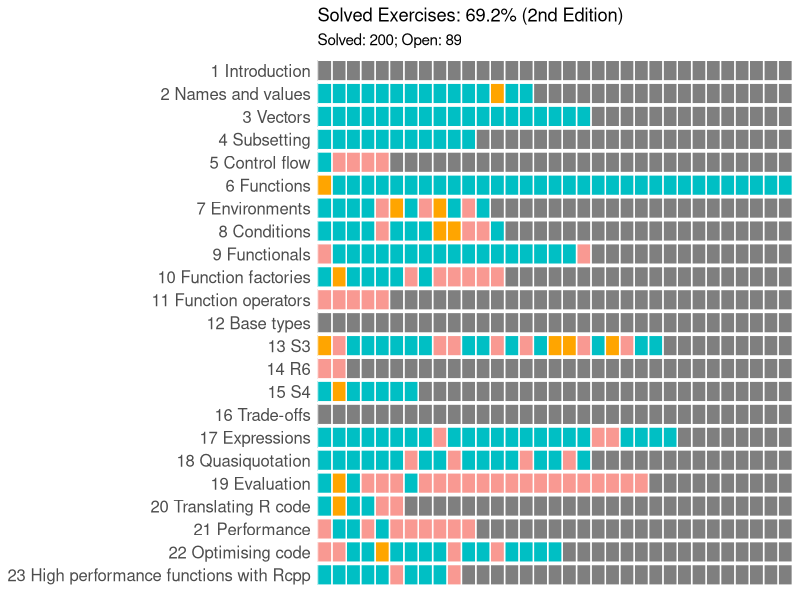

The R script that drew this image: (Note: this script raises an error after producing the figure.)
## ---- chunk 1
knitr::opts_chunk$set(collapse = TRUE)  
## ---- chunk 2
library(dplyr)
library(tidyr)
library(ggplot2)
library(forcats)
library(methods)

df_new <- tibble::tribble(~ `1 Introduction`, ~ `2 Names and values`, ~ `3 Vectors`, ~ `4 Subsetting`, ~ `5 Control flow`, ~ `6 Functions`, ~ `7 Environments`, ~ `8 Conditions`, ~ `9 Functionals`, ~ `10 Function factories`,  ~ `11 Function operators`, ~ `12 Base types`, ~ `13 S3`, ~`14 R6`, ~`15 S4`, ~ `16 Trade-offs`, ~`17 Expressions`, ~`18 Quasiquotation`, ~`19 Evaluation`, ~`20 Translating R code`, ~ `21 Performance`, ~ `22 Optimising code`, ~ `23 High performance functions with Rcpp`,
                       NA, "x",  "x",  "x",   "x",   "o",  "x",  "x",  "-",  "x",  "-",NA,   "o",    "-",  "x",NA,  "x",     "x",   "x",  "x",  "-",  "-",  "x",
                       NA, "x",  "x",  "x",   "-",   "x",  "x",  "x",  "x",  "o",  "-",NA,   "-",    "-",  "o",NA,  "x",     "x",   "o",  "o",  "x",  "-",  "x",
                       NA, "x",  "x",  "x",   "-",   "x",  "x",  "x",  "x",  "x",  "-",NA,   "x",     NA,  "x",NA,  "x",     "x",   "x",  "x",  "x",  "x",  "x",
                       NA, "x",  "x",  "x",   "-",   "x",  "x",  "x",  "x",  "x",  "-",NA,   "x",     NA,  "x",NA,  "x",     "x",   "-",  "x",  "-",  "x",  "x",
                       NA, "x",  "x",  "x",   "-",   "x",  "-",  "-",  "x",  "x",  "-",NA,   "x",     NA,  "x",NA,  "x",     "x",   "-",  "-",  "x",  "o",  "x",
                       NA, "x",  "x",  "x",    NA,   "x",  "o",  "x",  "x",  "x",   NA,NA,   "x",     NA,  "x",NA,  "x",     "x",   "-",  "-",  "-",  "x",  "-",
                       NA, "x",  "x",  "x",    NA,   "x",  "x",  "x",  "x",  "-",   NA,NA,   "x",     NA,  "x",NA,  "x",     "-",   "x",   NA,  "-",  "x",  "x",
                       NA, "x",  "x",  "x",    NA,   "x",  "-",  "x",  "x",  "x",   NA,NA,   "x",     NA,   NA,NA,  "x",     "x",   "-",   NA,  "-",  "x",  "x",
                       NA, "x",  "x",  "x",    NA,   "x",  "o",  "o",  "x",  "-",   NA,NA,   "-",     NA,   NA,NA,  "-",     "x",   "-",   NA,  "-",  "x",  "x",
                       NA, "x",  "x",  "x",    NA,   "x",  "x",  "o",  "x",  "-",   NA,NA,   "-",     NA,   NA,NA,  "x",     "-",   "-",   NA,  "-",  "-",  "-",
                       NA, "x",  "x",  "x",    NA,   "x",  "-",  "-",  "x",  "-",   NA,NA,   "x",     NA,   NA,NA,  "x",     "x",   "-",   NA,  "-",  "x",   NA,
                       NA, "x",  "x",   NA,    NA,   "x",  "x",  "-",  "x",  "-",   NA,NA,   "x",     NA,   NA,NA,  "x",     "x",   "-",   NA,   NA,  "x",   NA,
                       NA, "o",  "x",   NA,    NA,   "x",   NA,  "x",  "x",  "-",   NA,NA,   "-",     NA,   NA,NA,  "x",     "x",   "-",   NA,   NA,  "-",   NA,
                       NA, "x",  "x",   NA,    NA,   "x",   NA,   NA,  "x",   NA,   NA,NA,   "x",     NA,   NA,NA,  "x",     "x",   "-",   NA,   NA,  "x",   NA,
                       NA, "x",  "x",   NA,    NA,   "x",   NA,   NA,  "x",   NA,   NA,NA,   "-",     NA,   NA,NA,  "x",     "-",   "-",   NA,   NA,  "x",   NA,
                       NA,  NA,  "x",   NA,    NA,   "x",   NA,   NA,  "x",   NA,   NA,NA,   "x",     NA,   NA,NA,  "x",     "x",   "-",   NA,   NA,  "x",   NA,
                       NA,  NA,  "x",   NA,    NA,   "x",   NA,   NA,  "x",   NA,   NA,NA,   "o",     NA,   NA,NA,  "x",     "x",   "-",   NA,   NA,  "x",   NA,
                       NA,  NA,  "x",   NA,    NA,   "x",   NA,   NA,  "x",   NA,   NA,NA,   "o",     NA,   NA,NA,  "x",     "-",   "-",   NA,   NA,   NA,   NA,
                       NA,  NA,  "x",   NA,    NA,   "x",   NA,   NA,  "-",   NA,   NA,NA,   "-",     NA,   NA,NA,  "x",     "x",   "-",   NA,   NA,   NA,   NA,
                       NA,  NA,   NA,   NA,    NA,   "x",   NA,   NA,   NA,   NA,   NA,NA,   "x",     NA,   NA,NA,  "-",      NA,   "-",   NA,   NA,   NA,   NA,
                       NA,  NA,   NA,   NA,    NA,   "x",   NA,   NA,   NA,   NA,   NA,NA,   "o",     NA,   NA,NA,  "-",      NA,   "-",   NA,   NA,   NA,   NA,
                       NA,  NA,   NA,   NA,    NA,   "x",   NA,   NA,   NA,   NA,   NA,NA,   "-",     NA,   NA,NA,  "x",      NA,   "-",   NA,   NA,   NA,   NA,
                       NA,  NA,   NA,   NA,    NA,   "x",   NA,   NA,   NA,   NA,   NA,NA,   "x",     NA,   NA,NA,  "x",      NA,   "-",   NA,   NA,   NA,   NA,
                       NA,  NA,   NA,   NA,    NA,   "x",   NA,   NA,   NA,   NA,   NA,NA,   "x",     NA,   NA,NA,  "x",      NA,    NA,   NA,   NA,   NA,   NA,
                       NA,  NA,   NA,   NA,    NA,   "x",   NA,   NA,   NA,   NA,   NA,NA,    NA,     NA,   NA,NA,  "x",      NA,    NA,   NA,   NA,   NA,   NA,
                       NA,  NA,   NA,   NA,    NA,   "x",   NA,   NA,   NA,   NA,   NA,NA,    NA,     NA,   NA,NA,   NA,      NA,    NA,   NA,   NA,   NA,   NA,
                       NA,  NA,   NA,   NA,    NA,   "x",   NA,   NA,   NA,   NA,   NA,NA,    NA,     NA,   NA,NA,   NA,      NA,    NA,   NA,   NA,   NA,   NA,
                       NA,  NA,   NA,   NA,    NA,   "x",   NA,   NA,   NA,   NA,   NA,NA,    NA,     NA,   NA,NA,   NA,      NA,    NA,   NA,   NA,   NA,   NA,
                       NA,  NA,   NA,   NA,    NA,   "x",   NA,   NA,   NA,   NA,   NA,NA,    NA,     NA,   NA,NA,   NA,      NA,    NA,   NA,   NA,   NA,   NA,
                       NA,  NA,   NA,   NA,    NA,   "x",   NA,   NA,   NA,   NA,   NA,NA,    NA,     NA,   NA,NA,   NA,      NA,    NA,   NA,   NA,   NA,   NA,
                       NA,  NA,   NA,   NA,    NA,   "x",   NA,   NA,   NA,   NA,   NA,NA,    NA,     NA,   NA,NA,   NA,      NA,    NA,   NA,   NA,   NA,   NA,
                       NA,  NA,   NA,   NA,    NA,   "x",   NA,   NA,   NA,   NA,   NA,NA,    NA,     NA,   NA,NA,   NA,      NA,    NA,   NA,   NA,   NA,   NA,
                       NA,  NA,   NA,   NA,    NA,   "x",   NA,   NA,   NA,   NA,   NA,NA,    NA,     NA,   NA,NA,   NA,      NA,    NA,   NA,   NA,   NA,   NA)

df_new[] <- lapply(df_new, as.character)

df_new <- df_new %>% mutate(exercise = 1:n())

df_new <- gather_(df_new, "chapter", "solved", setdiff(names(df_new), "exercise"))
df_new <- df_new

quote_solutions <- mean(df_new$solved == "x", na.rm = TRUE)

df_new <- df_new %>%
  separate(chapter, "nr", sep = " ", remove = FALSE) %>% 
  mutate(nr = as.integer(nr), 
         chapter = factor(chapter),
         chapter = fct_reorder(chapter, nr, .desc = TRUE),
         solved = as.character(solved),
         id = 1:n())
df_new <- as_data_frame(df_new)

solved_exercises <- ggplot(df_new, aes(x = chapter, fill = solved, group = -id)) +
  scale_y_continuous(expand = c(0, 0)) +
  scale_fill_manual(values = c("#F99992", "orange", "#00BFC4")) +
  geom_bar(colour = "white") +
  theme(
  legend.position = "none",
  axis.text.x = element_blank(),
  axis.title.x = element_blank(),
  axis.ticks.x = element_blank(),
  axis.text.y = element_text(size = 12),
  axis.title.y = element_blank(),
  axis.ticks.y = element_blank()
  ) +
  coord_flip() +
  theme(
  axis.line = element_blank(),
  panel.grid.major = element_blank(),
  panel.grid.minor = element_blank(),
  panel.border = element_blank(),
  panel.background = element_blank()
  ) +
  ggtitle(paste0("Solved Exercises: ", round(100 * quote_solutions, 1), "% (2nd Edition)"),
    subtitle = paste0("Solved: ", sum(df_new$solved == "x", na.rm = TRUE),
      "; Open: ", sum(!is.na(df_new$solved)) - sum(df_new$solved == "x", na.rm = TRUE)
    )
  )

  solved_exercises
## ---- chunk 3
df <- tibble::tribble(~`1 Data structures`, ~`2 Subsetting`, ~`3 Functions`, ~`4 OO field guide`, ~`5 Environments`, ~`6 Exceptions and debugging`, ~`7 Functional programming`, ~`8 Functionals`, ~`9 Function operators`, ~`10 Non standard evaluation`, ~`11 Expressions`, ~`12 Domain specific languages`, ~`13 Performance`, ~`14 Profiling`, ~`15 Memory`, ~`16 Rcpp`,
                      "x",             "x",            "x",                 "x",               "x",                           "-",                         "x",              "x",                     "x",                           "x",               "x",                             "-",               "-",             "x",          "x",        "x",
                      "x",             "x",            "x",                 "x",               "x",                           "x",                         "x",              "x",                     "x",                           "x",               "x",                             "-",               "x",             "x",          "x",        "x",                                                                      
                      "x",             "x",            "x",                 "x",               "x",                           "x",                         "x",              "x",                     "x",                           "x",               "x",                             "-",               "x",             "-",          "x",        "x",                                   
                      "x",             "x",            "x",                 "x",               "x",                            NA,                         "-",              "x",                     "x",                           "x",               "x",                             "-",               "-",             "x",          "x",        "x",                                   
                      "x",             "x",            "x",                 "x",               "x",                            NA,                         "x",              "x",                     "x",                           "x",               "x",                             "-",               "x",             "x",          "-",        "x",                                   
                      "x",             "x",            "x",                 "x",               "x",                            NA,                         "x",              "x",                     "-",                           "x",               "x",                             "-",               "-",             "x",          "-",        "-",                                   
                      "x",             "x",            "x",                 "x",               "x",                            NA,                         "x",              "x",                     "x",                           "x",               "x",                             "-",               "-",             "x",          "-",        "x",                                   
                      "x",             "x",            "x",                 "x",               "x",                            NA,                         "x",              "x",                     "x",                           "x",               "x",                              NA,               "-",             "-",          "-",        "x",                                   
                      "x",             "x",            "x",                 "-",               "x",                            NA,                         "x",              "x",                     "x",                           "x",               "x",                              NA,               "-",             "x",          "-",        "x",                                   
                      "x",             "x",            "x",                 "x",               "x",                            NA,                         "x",              "x",                     "x",                           "x",               "x",                              NA,               "-",             "x",           NA,        "-",                                   
                      "x",              NA,            "x",                 "x",               "x",                            NA,                         "x",              "x",                     "-",                           "x",               "x",                              NA,               "-",             "-",           NA,         NA,                                   
                      "x",              NA,            "x",                  NA,               "x",                            NA,                         "x",              "-",                     "-",                           "x",               "-",                              NA,                NA,             "x",           NA,         NA,                                   
                      "x",              NA,            "x",                  NA,               "x",                            NA,                         "-",              "x",                     "x",                           "x",               "x",                              NA,                NA,             "x",           NA,         NA,                                   
                      "x",              NA,            "x",                  NA,               "x",                            NA,                         "-",              "x",                     "-",                           "x",               "x",                              NA,                NA,             "x",           NA,         NA,                                   
                      "x",              NA,            "x",                  NA,               "x",                            NA,                          NA,              "x",                     "x",                           "x",               "x",                              NA,                NA,             "x",           NA,         NA,                                   
                      NA,              NA,            "x",                  NA,                NA,                            NA,                          NA,              "x",                     "x",                           "x",               "x",                              NA,                NA,              NA,           NA,         NA,                                   
                      NA,              NA,            "x",                  NA,                NA,                            NA,                          NA,              "x",                     "x",                           "x",               "-",                              NA,                NA,              NA,           NA,         NA,                                   
                      NA,              NA,            "x",                  NA,                NA,                            NA,                          NA,              "x",                     "-",                           "x",               "-",                              NA,                NA,              NA,           NA,         NA,                                   
                      NA,              NA,            "x",                  NA,                NA,                            NA,                          NA,              "x",                     "x",                           "x",               "x",                              NA,                NA,              NA,           NA,         NA,                                   
                      NA,              NA,             NA,                  NA,                NA,                            NA,                          NA,              "x",                      NA,                           "x",               "-",                              NA,                NA,              NA,           NA,         NA,                                   
                      NA,              NA,             NA,                  NA,                NA,                            NA,                          NA,              "x",                      NA,                           "x",               "x",                              NA,                NA,              NA,           NA,         NA,                                   
                      NA,              NA,             NA,                  NA,                NA,                            NA,                          NA,              "x",                      NA,                           "x",               "x",                              NA,                NA,              NA,           NA,         NA,                                   
                      NA,              NA,             NA,                  NA,                NA,                            NA,                          NA,              "-",                      NA,                           "x",               "x",                              NA,                NA,              NA,           NA,         NA,                                   
                      NA,              NA,             NA,                  NA,                NA,                            NA,                          NA,              "x",                      NA,                           "x",               "x",                              NA,                NA,              NA,           NA,         NA,                                   
                      NA,              NA,             NA,                  NA,                NA,                            NA,                          NA,              "x",                      NA,                           "x",               "x",                              NA,                NA,              NA,           NA,         NA,                                   
                      NA,              NA,             NA,                  NA,                NA,                            NA,                          NA,              "x",                      NA,                            NA,               "-",                              NA,                NA,              NA,           NA,         NA,                                   
                      NA,              NA,             NA,                  NA,                NA,                            NA,                          NA,               NA,                      NA,                            NA,               "x",                              NA,                NA,              NA,           NA,         NA,                                   
                      NA,              NA,             NA,                  NA,                NA,                            NA,                          NA,               NA,                      NA,                            NA,               "x",                              NA,                NA,              NA,           NA,         NA,                                   
                      NA,              NA,             NA,                  NA,                NA,                            NA,                          NA,               NA,                      NA,                            NA,               "x",                              NA,                NA,              NA,           NA,         NA,                                   
                      NA,              NA,             NA,                  NA,                NA,                            NA,                          NA,               NA,                      NA,                            NA,               "-",                              NA,                NA,              NA,           NA,         NA,                                   
                      NA,              NA,             NA,                  NA,                NA,                            NA,                          NA,               NA,                      NA,                            NA,               "x",                              NA,                NA,              NA,           NA,         NA,                                   
                      NA,              NA,             NA,                  NA,                NA,                            NA,                          NA,               NA,                      NA,                            NA,               "x",                              NA,                NA,              NA,           NA,         NA,                                   
                      NA,              NA,             NA,                  NA,                NA,                            NA,                          NA,               NA,                      NA,                            NA,               "-",                              NA,                NA,              NA,           NA,         NA,                                   
                      NA,              NA,             NA,                  NA,                NA,                            NA,                          NA,               NA,                      NA,                            NA,               "x",                              NA,                NA,              NA,           NA,         NA,                                   
                      NA,              NA,             NA,                  NA,                NA,                            NA,                          NA,               NA,                      NA,                            NA,               "x",                              NA,                NA,              NA,           NA,         NA)

df[df == "x"] <- TRUE
df[df == "-"] <- FALSE
#df[df == ""] <- NA 

df[] <- lapply(df, as.logical)

df <- df %>% mutate(exercise = 1:n())

df <- gather_(df, "chapter", "solved", setdiff(names(df), "exercise"))
df <- df %>% filter(!is.na(solved))

quote_solutions <- mean(df$solved)
  
df <- df %>% 
  separate(chapter, "nr", sep = " ", remove = FALSE) %>% 
  mutate(nr = as.integer(nr), 
         chapter = factor(chapter),
         chapter = fct_reorder(chapter, nr, .desc = TRUE),
         solved = as.character(solved),
         id = 1:n())
df <- as_data_frame(df)

solved_exercises <- ggplot(df, aes(x = chapter, fill = solved, group = -id)) +
  scale_y_continuous(expand = c(0,0)) +
  geom_bar(colour = "white") + 
  theme(legend.position="none",
        axis.text.x = element_blank(),
        axis.title.x = element_blank(),
        axis.ticks.x = element_blank(),
        axis.text.y = element_text(size=12),
        axis.title.y = element_blank(),
        axis.ticks.y = element_blank()) +
  coord_flip() +
  theme(axis.line = element_blank(),
        panel.grid.major = element_blank(),
        panel.grid.minor = element_blank(),
        panel.border = element_blank(),
        panel.background = element_blank()) +
  ggtitle(paste0("Solved Exercises: ", round(100 * quote_solutions, 1), "% (1st Edition)"))

solved_exercises
## ---- chunk 4
# automatically create a bib database for R packages
knitr::write_bib(c(.packages(), 'bookdown', 'knitr', 'rmarkdown'),
                 'packages.bib')
